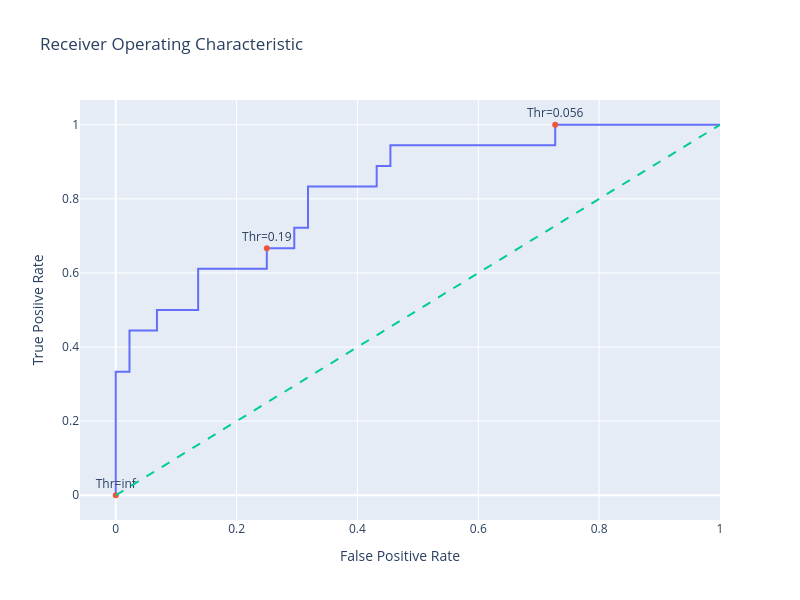

The notebook cell saved with this chart:
### Code cell
# Creating a trace for ROC curve

trace0 = go.Scatter(x=fpr, y=tpr, mode='lines', name='ROC Curve')

# Only label every nth point to avoid clustering
n = 10
indices = np.arange(len(threshold)) % n == 0  # Choose indices where index mod n = 0

trace1 = go.Scatter(x=fpr[indices], y=tpr[indices], mode='markers+text', name='Threshold points',
                   text=[f"Thr={thr:.2}" for thr in threshold[indices]], textposition='top center')

# Diagonal line
trace2 = go.Scatter(x=[0,1], y=[0,1], mode='lines', name="Random (Area = 0.5)", line=dict(dash='dash'))

data = [trace0, trace1, trace2]

# Define layout with square aspect ratio
layout = go.Layout(title='Receiver Operating Characteristic',
                  xaxis=dict(title='False Positive Rate'),
                  yaxis=dict(title='True Posiive Rate'),
                  autosize=False,
                  width=800, height=600,
                  showlegend=False)

# Define figure and add data
fig = go.Figure(data=data, layout=layout)

fig.show()

### Figure 1 — Plotly figure (JSON) as saved in the notebook; plotly's stock layout.template omitted (floating-point values rounded to 4 significant figures)
{"data": [{"mode": "lines", "name": "ROC Curve", "type": "scatter", "x": [0.0, 0.0, 0.0, 0.02273, 0.02273, 0.06818, 0.06818, 0.1364, 0.1364, 0.25, 0.25, 0.2955, 0.2955, 0.3182, 0.3182, 0.4318, 0.4318, 0.4545, 0.4545, 0.7273, 0.7273, 1.0], "y": [0.0, 0.05556, 0.3333, 0.3333, 0.4444, 0.4444, 0.5, 0.5, 0.6111, 0.6111, 0.6667, 0.6667, 0.7222, 0.7222, 0.8333, 0.8333, 0.8889, 0.8889, 0.9444, 0.9444, 1.0, 1.0]}, {"mode": "markers+text", "name": "Threshold points", "text": ["Thr=inf", "Thr=0.19", "Thr=0.056"], "textposition": "top center", "type": "scatter", "x": [0.0, 0.25, 0.7273], "y": [0.0, 0.6667, 1.0]}, {"line": {"dash": "dash"}, "mode": "lines", "name": "Random (Area = 0.5)", "type": "scatter", "x": [0, 1], "y": [0, 1]}], "layout": {"autosize": false, "height": 600, "showlegend": false, "title": {"text": "Receiver Operating Characteristic"}, "width": 800, "xaxis": {"title": {"text": "False Positive Rate"}}, "yaxis": {"title": {"text": "True Posiive Rate"}}}}
